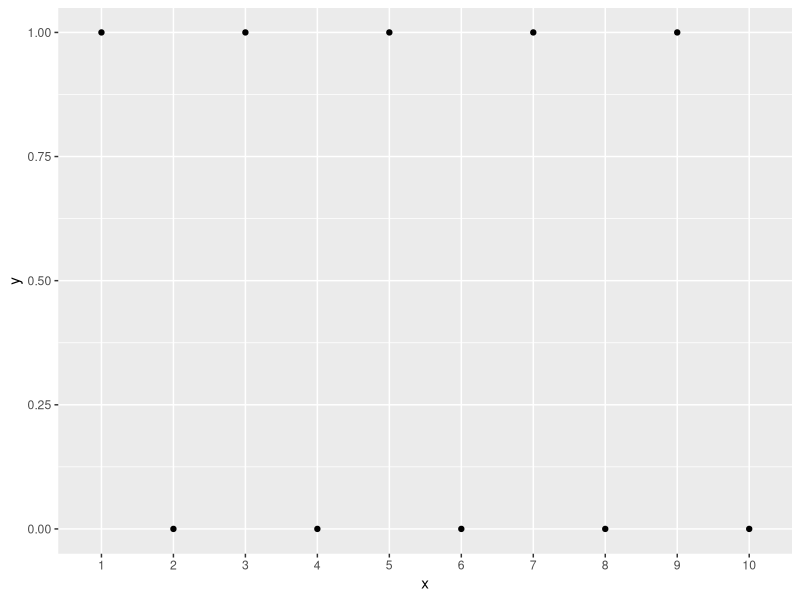

This chart was generated by the following R code:
## ---- chunk 1
knitr::opts_chunk$set(cache=TRUE)
## ---- chunk 2
library(tidyverse)
df <- data.frame(x=1:10, y=rep(c(1,0),5))
ggplot(df, aes(x=factor(x), y=y)) + geom_point()  +  geom_line() + scale_x_discrete(name = 'x')
## ---- chunk 3
rnorm(5, 4, 2)
## ---- chunk 4
rnorm(5, 4, 2)
